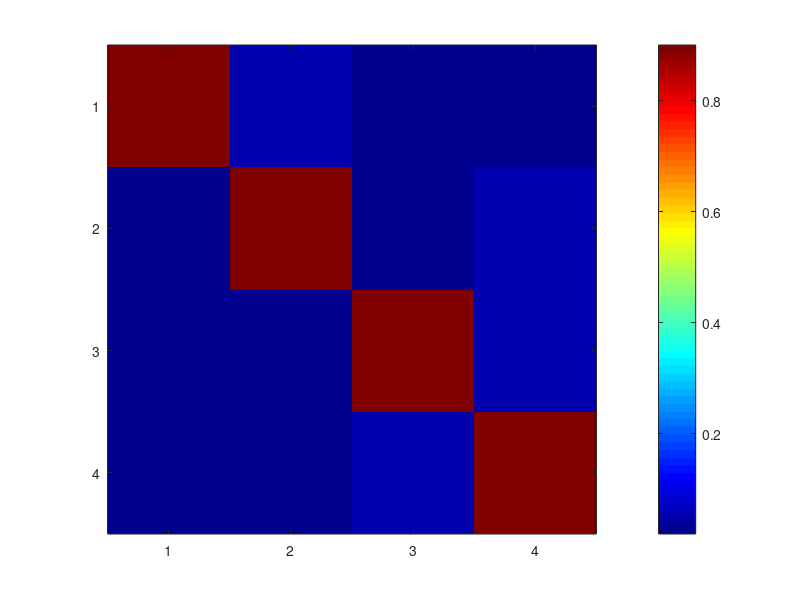

Reproduce this figure in MATLAB. (Note: this script raises an error after producing the figure.)
% Model parameters

% to test for a good choice of beta and gamma, beta/gamma should be about
% 1-5


%%%%%%%%%%%%%%%%%%%%%%%%%%%%%%%%% Define Markov Chain for Infected
%%%%%%%%%%%%%%%%%%%%%%%%%%%%%%%%% Interactions
Tr = [0.9 0.05 0.02 0.03; % Mutations probability for infected1
     0.02 0.9 0.03 0.05;% Mutations probability for infected2
     0.02 0.03 0.9 0.05;% Mutations probability for infected3
     0.02 0.03 0.05 0.9]; % Mutations probability for infected4
 
 
 %Transition Matrix Print
 %%%%%%%%%%%%%%%%%%%%%%%%%%%%%%%
figure;

imagesc(Tr);
colormap(jet);
colorbar;
axis square
h = gca;
h.XTick = 1:4;
h.YTick = 1:4;
title 'Transition Matrix Heatmap';
hold on;
%%%%%%%%%%%%%%%%%%%%%%%%%%%%%%%%%

delta = 0.0; % rate of immunity loss
N = 60000000; % Total population N = S + I + R


I10 = 100; % initial number of infected
I20 = 1; % initial number of infected
I30 = 1; % initial number of infected
I40 = 1; % initial number of infected


T = 180; % period of 180 days
dt = 1; % time interval for updating

% Calculate the model
[S,I1, I2, I3, I4,R, Tr] = sir_model(delta,N,I10, I20, I30, I40,Tr, T,dt);
% Plots that display the epidemic outbreak
%fprintf('Value of parameter R0 is %.2f',N*beta/gamma)
t = 0:dt:T-dt;
% Curve

figure;
plot(t,S,'b',t,I1,t,I2,t,I3,t,I4,'r',t,R,'g','LineWidth',2); hold on;
xlabel('Days'); ylabel('Number of individuals');
legend('S','I1','I2','I3','I4','R');
hold on;
% Map
function [S,I1, I2, I3, I4,R,Tr, T] = sir_model(delta,N,I10,I20,I30,I40,Tr, T,dt)
    % if delta = 0 we assume a model without immunity loss
    
    
    
    S = zeros(1,T/dt);
    S(1) = N;
    I1 = zeros(1,T/dt);
    I1(1) = I10;
    I2 = zeros(1,T/dt);
    I2(1) = I20;
    I3 = zeros(1,T/dt);
    I3(1) = I30;
    I4 = zeros(1,T/dt);
    I4(1) = I40;
    R = zeros(1,T/dt);

    for t = 1:(T/dt)-1
        
% to test for a good choice of beta and gamma, beta/gamma should be about
% 1-5
%0.3+0.5*sin(t)
%

        beta1 = .3; 
        beta2 = .3; 
        beta3 = .3; %% Infection Rates (Beta(I_i))
        beta4 = .3; 
    
        gamma1 = 0.12;
        gamma2 = 0.12; 
        gamma3 = 0.12;  %% Recovery Rate (Gamma(I_i))
        gamma4 = 0.12; 
        
        gamma = [gamma1 gamma2 gamma3 gamma4];  %vectorize recovery rates
        beta = [beta1 beta2 beta3 beta4];%vectorize infection rates
        I = [I1(t) I2(t) I3(t) I4(t)];

        if t~=0
            if mod(t,50) == 0
                
                I = ((I/sum(I))*Tr)*sum(I); %find probability distribution, multiply by transition matrix,then multiply by total infected again 
                I1(t) = I(1);
                I2(t) = I(2);
                I3(t) = I(3);
                I4(t) = I(4);
            end
        end
        % Equations of the model
        dS  = (-sum(beta * (S(t)/N).* I))*dt; % evolution of susceptible 
        %dS = (-beta1*I1(t)*S(t)) * dt
        dI1 = (beta1*I1(t)*S(t)/N - gamma1*I1(t)) * dt;
        dI2 = (beta2*I2(t)*S(t)/N - gamma2*I2(t)) * dt;
        dI3 = (beta3*I3(t)*S(t)/N - gamma3*I3(t)) * dt;
        dI4 = (beta4*I4(t)*S(t)/N - gamma4*I4(t)) * dt;
        dR =  sum(gamma .* I)* dt; % Recovered  * dt;
        
        S(t+1) = S(t) + dS;
        I1(t+1) = I1(t) + dI1;
        I2(t+1) = I2(t) + dI2;
        I3(t+1) = I3(t) + dI3;
        I4(t+1) = I4(t) + dI4;
        R(t+1) = R(t) + dR;
    end
end

